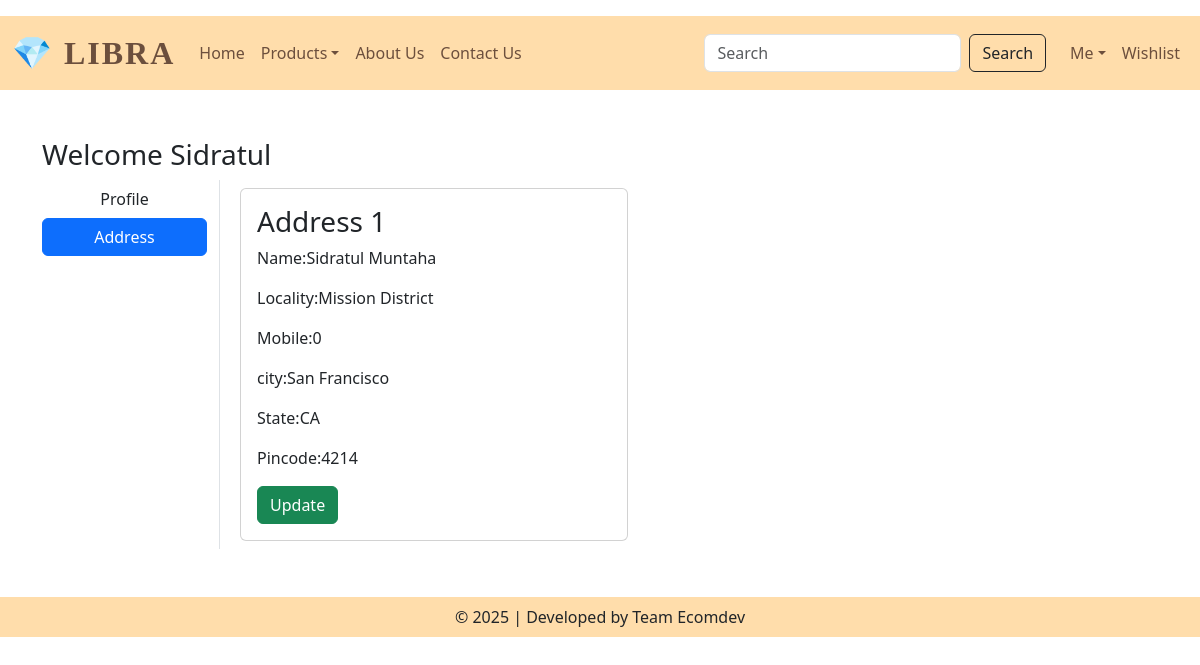
The page /address/ (signed in) on the database its author committed.
### app/models.py (models this page shows, shortened)
class Customer(models.Model):
    user=models.ForeignKey(User,on_delete=models.CASCADE)
    name = models.CharField(max_length=200)
    locality = models.CharField(max_length=200)
    city = models.CharField(max_length=50)
    mobile = models.IntegerField(default=0)
    zipcode = models.IntegerField()
    state=models.CharField(choices=STATE_CHOICES,max_length=100)

### app/views.py (the view)
# urls.py: path("address/", views.address, name="address"),
def address(request):
    add = Customer.objects.filter(user=request.user)
    totalitem = 0
    if request.user.is_authenticated:
        totalitem = len(Cart.objects.filter(user=request.user))
    return render(request, 'app/address.html', locals())

### app/templates/app/address.html (shortened to what this page needs)
{% extends 'app/base.html' %}
{% load static %}
{% block main-content %}
<div class="container my-5">
      <div class="row">
       <h3>Welcome <span class="text-capitalize">{{request.user}}</span></h3>
      <div class="col-sm-2 border-end">
        <ul class="list-unstyled">
            <li class="d-grid"><a href="{% url 'profile' %}" class="btn ">Profile</a></li>
            <li class="d-grid"><a href="{% url 'address'%}" class="btn btn-primary">Address</a></li>
        </ul>
    </div>
    <div class="col-sm-9 offset-sm-l">
        <div class="row">
            {% for ad in add %}
            <div class="col-sm-6">
                <div class="card m-2">
                    <div class="card-body">
                        <h3>Address {{forloop.counter}}</h3>
                        <p>Name:{{ad.name}}</p>
                        <p>Locality:{{ad.locality}}</p>
                        <p>Mobile:{{ad.mobile}}</p>
                        <p>city:{{ad.city}}</p>
                        <p>State:{{ad.state}}</p>
                        <p>Pincode:{{ad.zipcode}}</p>
                        <a href="{% url 'updateAddress' pk=ad.id %}" type="button" class="btn btn-success">Update</a>
                    </div>
                </div>
            </div>
            {% endfor %}
        </div>
     </div>
    </div>
</div>
{% endblock main-content %}

### rows shown on the page
Customer: name "Sidratul Muntaha", locality "Mission District", mobile "0", city "San Francisco", state "CA", zipcode "4214"

### other values the page prints
{{ request.user }} "Sidratul"
